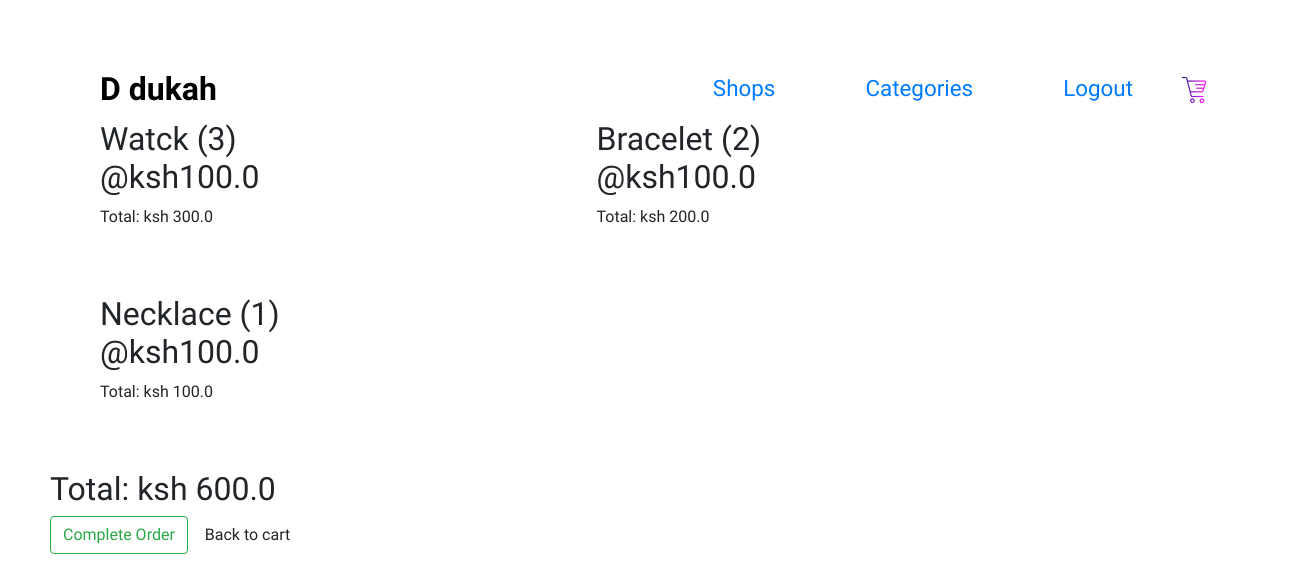
The page /checkout/ (signed in) on the database as committed earlier.
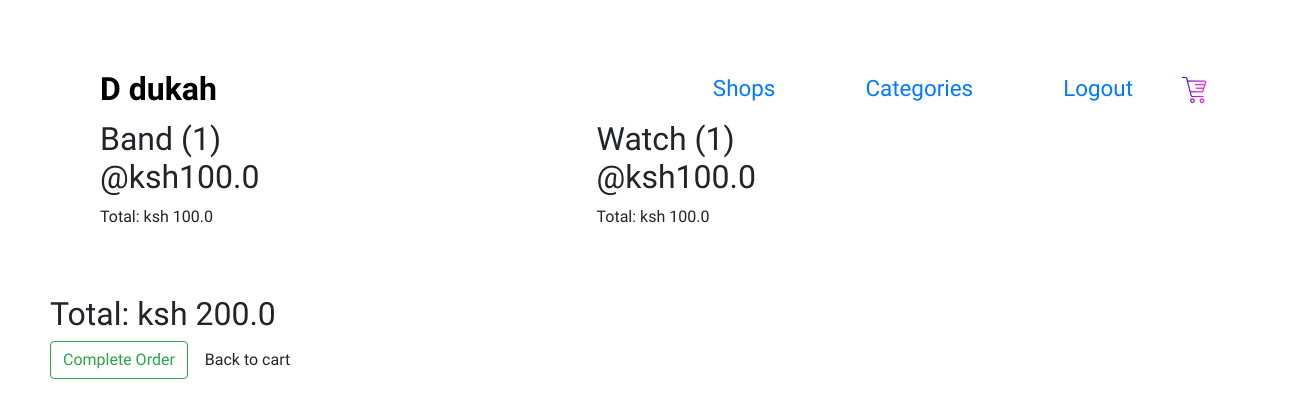
The same page on the database as committed later.
### shop/models.py (models this page shows, shortened)
class CartItem(models.Model):
    product = models.ForeignKey(Product, on_delete=models.CASCADE)
    cart = models.ForeignKey(Cart, on_delete=models.CASCADE)
    quantity = models.IntegerField(default=0)
    date_added = models.DateTimeField(auto_now_add=True)
    @property
    def get_item_total(self):
        return self.quantity * self.product.price

class Product(models.Model):
    name = models.CharField(max_length=200)
    shop = models.ForeignKey(Shop, on_delete=models.CASCADE)
    image = models.ImageField(null=True, blank=True)
    price = models.DecimalField(max_digits=5, decimal_places=1)
    description = models.CharField(max_length=500)

class Cart(models.Model):
    user = models.ForeignKey(User, on_delete=models.SET_NULL, null=True, blank=True)
    date = models.DateTimeField(auto_now_add=True)
    complete = models.BooleanField(default=False)
    transaction_id = models.CharField(max_length=50, null=True, blank=True)
    @property
    def get_cart_total(self):
        return sum([item.get_item_total for item in self.cartitem_set.all()])

### shop/views.py (the view)
# urls.py: path('checkout/', checkout, name='checkout'),
def checkout(request):
    cart_items = cart_data(request)
    context = {
        'cart_items': cart_items['items'],
        'cart': cart_items['cart']
    }
    return render(request, 'shop/checkout.html', context)

### shop/utils.py (called while the page is built)
def cart_data(request):
    if request.user.is_authenticated:
        cart = Cart.objects.get(user=request.user, complete=False)
        items = cart.cartitem_set.all()
    else:
        cookieData = cookieCart(request)
        items = cookieData['items']
        cart = cookieData['cart']
    return {'cart': cart, 'items': items}

### templates/shop/checkout.html (shortened to what this page needs)
{% extends 'base.html' %}
{% load static %}
{% block content %}
<div class="checkout">
    <div class="items">
        {% for item in cart_items %}
            <div class="checkout-item">
                <h2>{{item.product.name}} ({{item.quantity}}) @ksh{{item.product.price}}</h2>
                <p>Total: ksh {{item.get_item_total}}</p>
            </div>
        {% endfor %}
    </div>
    <div class="summary">
        <h2>Total: ksh {{cart.get_cart_total}}</h2>
        <button class="btn btn-outline-success">Complete Order</button>
        <a href="{% url 'cart' %}" class="btn"> Back to cart</a>
    </div>
</div>
{% endblock %}

Rows that differ between the two databases and show on the page:
removed CartItem: product.name "Watck", quantity "3", product.price "100.0", get_item_total "300.0"
removed CartItem: product.name "Bracelet", quantity "2", product.price "100.0", get_item_total "200.0"
removed CartItem: product.name "Necklace", quantity "1", product.price "100.0", get_item_total "100.0"
added CartItem: product.name "Band", quantity "1", product.price "100.0", get_item_total "100.0"
added CartItem: product.name "Watch", quantity "1", product.price "100.0", get_item_total "100.0"
computed for Cart: get_cart_total "600.0" → "200.0"
